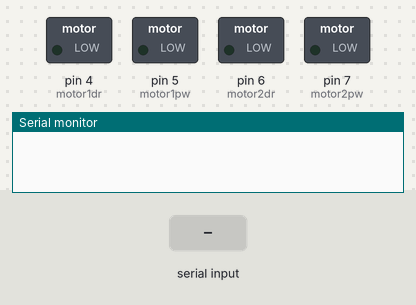
A sketch run on a simulated Arduino Uno, built with avr-gcc and run on an emulated ATmega328P. On the bench: switched loads named in the sketch (green lamp = pin HIGH), the last lines printed to the serial monitor. The test bench sets the inputs (shaded band).

Above: at 1.2 s.
1.3 s: "2" received over Serial
At 1.8 s:
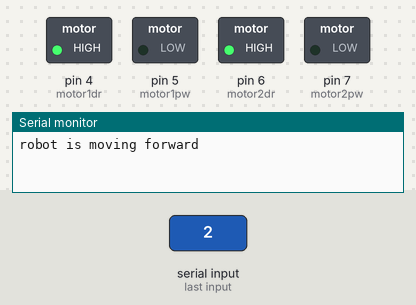
2.8 s: "4" received over Serial
At 4.0 s:
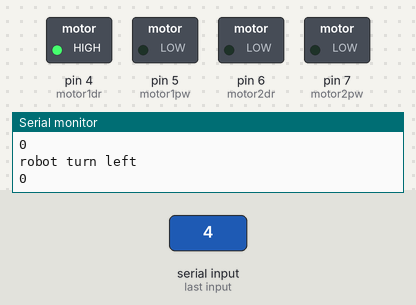
4.3 s: "5" received over Serial
At 5.3 s:
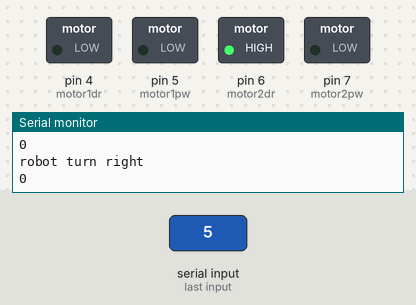
5.8 s: "8" received over Serial
At 6.4 s:
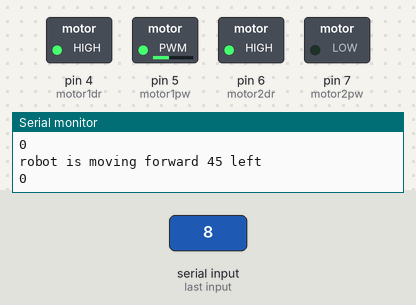
7.3 s: "9" received over Serial
At 7.6 s:
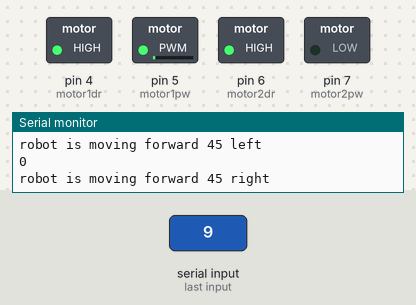
Timing chart, 0 to 9.8 s (numbered marks = the images above; inputs shaded):
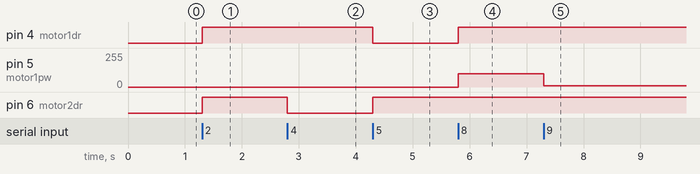

Measured:
- after the input at 1.3 s, pin 4 (motor1dr), pin 6 (motor2dr): LOW → HIGH at once
- after the input at 2.8 s, pin 6 (motor2dr): HIGH → LOW at once
- after the input at 4.3 s, pin 4 (motor1dr): HIGH → LOW at once; pin 6 (motor2dr): LOW → HIGH at once
- after the input at 5.8 s, pin 4 (motor1dr): LOW → HIGH at once; pin 5 (motor1pw): 0/255 → 100/255 at once
- after the input at 7.3 s, pin 5 (motor1pw): 100/255 → 10/255 at once

The sketch:

robot_getkey_with_python_speed.ino
```cpp
int data = 0;
int motorspeed = 0;
int motor1dr = 4;
int motor1pw = 5;
int motor2dr = 6;
int motor2pw = 7;

void setup() {

  pinMode(motor1dr,OUTPUT);
  pinMode(motor1pw,OUTPUT);
  pinMode(motor2dr,OUTPUT);
  pinMode(motor2pw,OUTPUT);

  Serial.begin(9600);

}

void loop() {
  if(Serial.available()> 0){

  data = Serial.read();
  //Serial.println(motorspeed);

  if( data == '1'){
    digitalWrite(motor1dr, LOW);
    digitalWrite(motor2dr, LOW);
    analogWrite(motor1pw,motorspeed);
    analogWrite(motor2pw,motorspeed);
    Serial.println("robot is moving backward");
    delay(500);}

  else if( data == '2'){
    digitalWrite(motor1dr,HIGH);
    digitalWrite(motor2dr, HIGH);
    analogWrite(motor1pw,motorspeed);
    analogWrite(motor2pw,motorspeed);
    Serial.println("robot is moving forward");
    delay(500);}

  else if( data == '3'){
    digitalWrite(motor1dr,HIGH);
    digitalWrite(motor2dr, HIGH);
    analogWrite(motor1pw,0);
    analogWrite(motor2pw,0);
    Serial.println("robot stop");}

  else if( data == '4'){
    digitalWrite(motor1dr,HIGH);
    digitalWrite(motor2dr,LOW);
    analogWrite(motor1pw,motorspeed);
    analogWrite(motor2pw,motorspeed);
    Serial.println("robot turn left");
    delay(500);}

  else if( data == '5'){
    digitalWrite(motor1dr,LOW);
    digitalWrite(motor2dr,HIGH);
    analogWrite(motor1pw,motorspeed);
    analogWrite(motor2pw,motorspeed);
    Serial.println("robot turn right");
    delay(500);}

  /*else if( data == '6'){
    digitalWrite(motor1dr,LOW);
    digitalWrite(motor2dr, LOW);
    analogWrite(motor1pw,100);
    analogWrite(motor2pw,10);
    Serial.println("robot is moving backward 45 left");
    delay(500);}

  else if( data == '7'){
    digitalWrite(motor1dr,LOW);
    digitalWrite(motor2dr, LOW);
    analogWrite(motor1pw,10);
    analogWrite(motor2pw,100);
    Serial.println("robot is moving backward 45 right");
    delay(500);}*/

  else if( data == '8'){
    digitalWrite(motor1dr,HIGH);
    digitalWrite(motor2dr,HIGH);
    analogWrite(motor1pw,100);
    analogWrite(motor2pw,10);
    Serial.println("robot is moving forward 45 left");
    delay(500);}

  else if( data == '9'){
    digitalWrite(motor1dr,HIGH);
    digitalWrite(motor2dr,HIGH);
    analogWrite(motor1pw,10);
    analogWrite(motor2pw,100);
    Serial.println("robot is moving forward 45 right");
    delay(500);}

  if( data == '7'){
    motorspeed += 10;
    Serial.println("increasing speed by ten");}

  else if( data == '6'){
    motorspeed -= 10;
    Serial.println("decreasing speed by ten");}

  if(motorspeed < 0){
    motorspeed = 0;}

  else if(motorspeed > 250){
    motorspeed = 250;}

  Serial.println(motorspeed);

}
}
```
